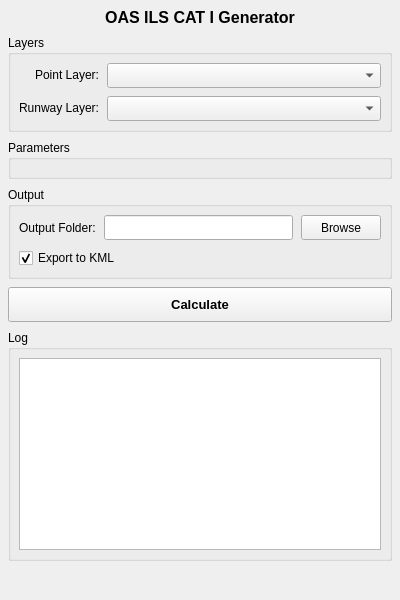
<?xml version="1.0" encoding="UTF-8"?>
<ui version="4.0">
 <class>QPANSOPYOASILSDockWidgetBase</class>
 <widget class="QDockWidget" name="QPANSOPYOASILSDockWidgetBase">
  <property name="geometry">
   <rect>
    <x>0</x>
    <y>0</y>
    <width>400</width>
    <height>600</height>
   </rect>
  </property>
  <property name="windowTitle">
   <string>QPANSOPY OAS ILS</string>
  </property>
  <widget class="QWidget" name="dockWidgetContents">
   <layout class="QVBoxLayout" name="verticalLayout">
    <property name="spacing">
     <number>8</number>
    </property>
    <property name="leftMargin">
     <number>8</number>
    </property>
    <property name="topMargin">
     <number>8</number>
    </property>
    <property name="rightMargin">
     <number>8</number>
    </property>
    <property name="bottomMargin">
     <number>8</number>
    </property>
    <item>
     <widget class="QLabel" name="titleLabel">
      <property name="font">
       <font>
        <pointsize>12</pointsize>
        <weight>75</weight>
        <bold>true</bold>
       </font>
      </property>
      <property name="text">
       <string>OAS ILS CAT I Generator</string>
      </property>
      <property name="alignment">
       <set>Qt::AlignCenter</set>
      </property>
     </widget>
    </item>
    <item>
     <widget class="QGroupBox" name="layersGroupBox">
      <property name="title">
       <string>Layers</string>
      </property>
      <layout class="QFormLayout" name="formLayout_2">
       <property name="labelAlignment">
        <set>Qt::AlignRight|Qt::AlignTrailing|Qt::AlignVCenter</set>
       </property>
       <property name="formAlignment">
        <set>Qt::AlignLeading|Qt::AlignLeft|Qt::AlignVCenter</set>
       </property>
       <property name="horizontalSpacing">
        <number>8</number>
       </property>
       <property name="verticalSpacing">
        <number>8</number>
       </property>
       <property name="leftMargin">
        <number>8</number>
       </property>
       <property name="topMargin">
        <number>8</number>
       </property>
       <property name="rightMargin">
        <number>8</number>
       </property>
       <property name="bottomMargin">
        <number>8</number>
       </property>
       <item row="0" column="0">
        <widget class="QLabel" name="pointLayerLabel">
         <property name="text">
          <string>Point Layer:</string>
         </property>
        </widget>
       </item>
       <item row="0" column="1">
        <widget class="QgsMapLayerComboBox" name="pointLayerComboBox">
         <property name="minimumSize">
          <size>
           <width>200</width>
           <height>25</height>
          </size>
         </property>
        </widget>
       </item>
       <item row="1" column="0">
        <widget class="QLabel" name="runwayLayerLabel">
         <property name="text">
          <string>Runway Layer:</string>
         </property>
        </widget>
       </item>
       <item row="1" column="1">
        <widget class="QgsMapLayerComboBox" name="runwayLayerComboBox">
         <property name="minimumSize">
          <size>
           <width>200</width>
           <height>25</height>
          </size>
         </property>
        </widget>
       </item>
      </layout>
     </widget>
    </item>
    <item>
     <widget class="QGroupBox" name="parametersGroupBox">
      <property name="title">
       <string>Parameters</string>
      </property>
      <layout class="QFormLayout" name="formLayout">
       <property name="labelAlignment">
        <set>Qt::AlignRight|Qt::AlignTrailing|Qt::AlignVCenter</set>
       </property>
       <property name="formAlignment">
        <set>Qt::AlignLeading|Qt::AlignLeft|Qt::AlignVCenter</set>
       </property>
       <property name="horizontalSpacing">
        <number>8</number>
       </property>
       <property name="verticalSpacing">
        <number>8</number>
       </property>
       <property name="leftMargin">
        <number>8</number>
       </property>
       <property name="topMargin">
        <number>8</number>
       </property>
       <property name="rightMargin">
        <number>8</number>
       </property>
       <property name="bottomMargin">
        <number>8</number>
       </property>
       <!-- Los campos se añadirán dinámicamente en el código -->
      </layout>
     </widget>
    </item>
    <item>
     <widget class="QGroupBox" name="outputGroupBox">
      <property name="title">
       <string>Output</string>
      </property>
      <layout class="QVBoxLayout" name="verticalLayout_2">
       <property name="spacing">
        <number>8</number>
       </property>
       <property name="leftMargin">
        <number>8</number>
       </property>
       <property name="topMargin">
        <number>8</number>
       </property>
       <property name="rightMargin">
        <number>8</number>
       </property>
       <property name="bottomMargin">
        <number>8</number>
       </property>
       <item>
        <layout class="QHBoxLayout" name="horizontalLayout">
         <property name="spacing">
          <number>8</number>
         </property>
         <item>
          <widget class="QLabel" name="outputFolderLabel">
           <property name="text">
            <string>Output Folder:</string>
           </property>
          </widget>
         </item>
         <item>
          <widget class="QLineEdit" name="outputFolderLineEdit">
           <property name="minimumSize">
            <size>
             <width>0</width>
             <height>25</height>
            </size>
           </property>
          </widget>
         </item>
         <item>
          <widget class="QPushButton" name="browseButton">
           <property name="minimumSize">
            <size>
             <width>70</width>
             <height>25</height>
            </size>
           </property>
           <property name="text">
            <string>Browse</string>
           </property>
          </widget>
         </item>
        </layout>
       </item>
       <item>
        <widget class="QCheckBox" name="exportKmlCheckBox">
         <property name="minimumSize">
          <size>
           <width>0</width>
           <height>20</height>
          </size>
         </property>
         <property name="text">
          <string>Export to KML</string>
         </property>
         <property name="checked">
          <bool>true</bool>
         </property>
        </widget>
       </item>
      </layout>
     </widget>
    </item>
    <item>
     <widget class="QPushButton" name="calculateButton">
      <property name="minimumSize">
       <size>
        <width>0</width>
        <height>35</height>
       </size>
      </property>
      <property name="font">
       <font>
        <pointsize>10</pointsize>
        <weight>75</weight>
        <bold>true</bold>
       </font>
      </property>
      <property name="text">
       <string>Calculate</string>
      </property>
     </widget>
    </item>
    <item>
    <widget class="QGroupBox" name="logGroupBox">
      <property name="title">
       <string>Log</string>
      </property>
      <property name="sizePolicy">
       <sizepolicy hsizetype="Preferred" vsizetype="Preferred">
        <horstretch>0</horstretch>
        <verstretch>0</verstretch>
       </sizepolicy>
      </property>
      <layout class="QVBoxLayout" name="verticalLayout_3">
      <property name="spacing">
       <number>6</number>
      </property>
      <property name="leftMargin">
       <number>8</number>
      </property>
      <property name="topMargin">
       <number>8</number>
      </property>
      <property name="rightMargin">
       <number>8</number>
      </property>
      <property name="bottomMargin">
       <number>8</number>
      </property>
       <item>
        <widget class="QTextEdit" name="logTextEdit">
         <property name="sizePolicy">
          <sizepolicy hsizetype="Expanding" vsizetype="Expanding">
           <horstretch>0</horstretch>
           <verstretch>1</verstretch>
          </sizepolicy>
         </property>
         <property name="minimumHeight">
          <number>100</number>
         </property>
         <property name="readOnly">
          <bool>true</bool>
         </property>
        </widget>
       </item>
      </layout>
     </widget>
    </item>
    <item>
     <spacer name="verticalSpacer">
      <property name="orientation">
       <enum>Qt::Vertical</enum>
      </property>
      <property name="sizeHint" stdset="0">
       <size>
      <width>20</width>
      <height>20</height>
       </size>
      </property>
     </spacer>
    </item>
   </layout>
  </widget>
 </widget>
 <customwidgets>
  <customwidget>
   <class>QgsMapLayerComboBox</class>
   <extends>QComboBox</extends>
   <header>qgsmaplayercombobox.h</header>
  </customwidget>
 </customwidgets>
 <resources/>
 <connections/>
</ui>
